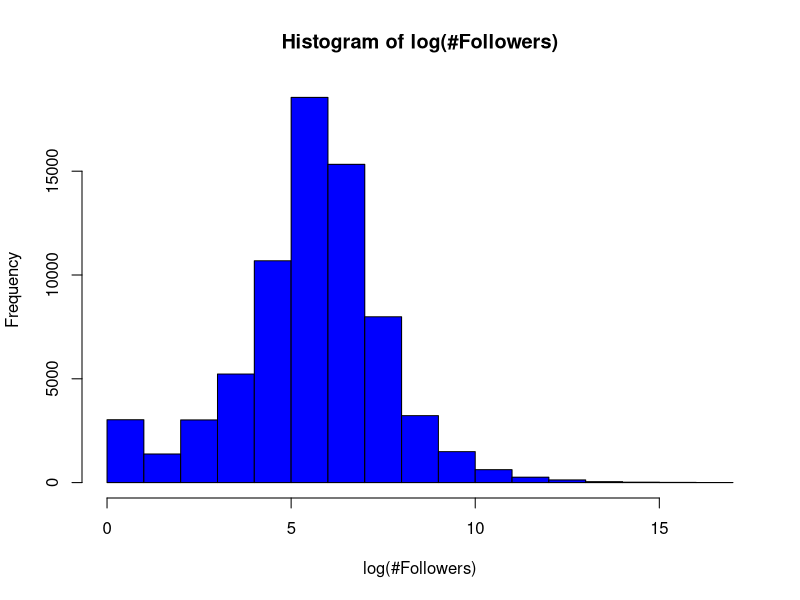
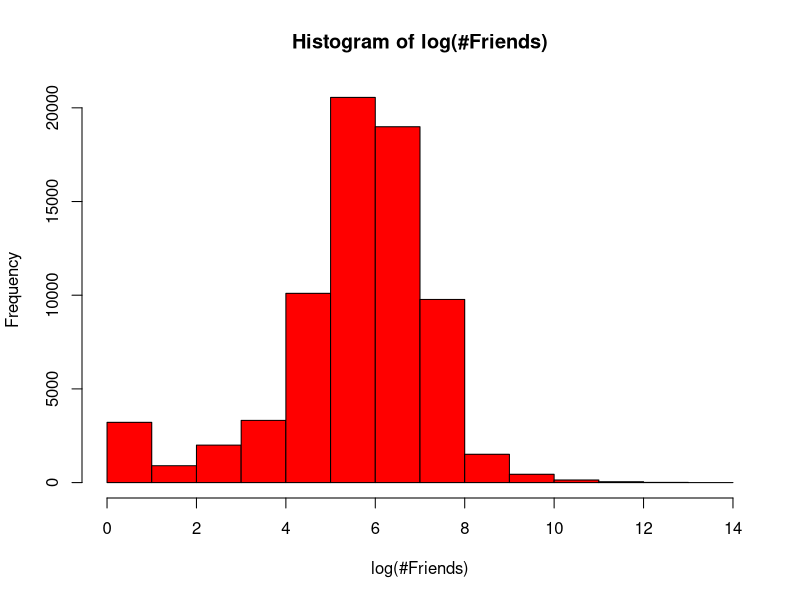
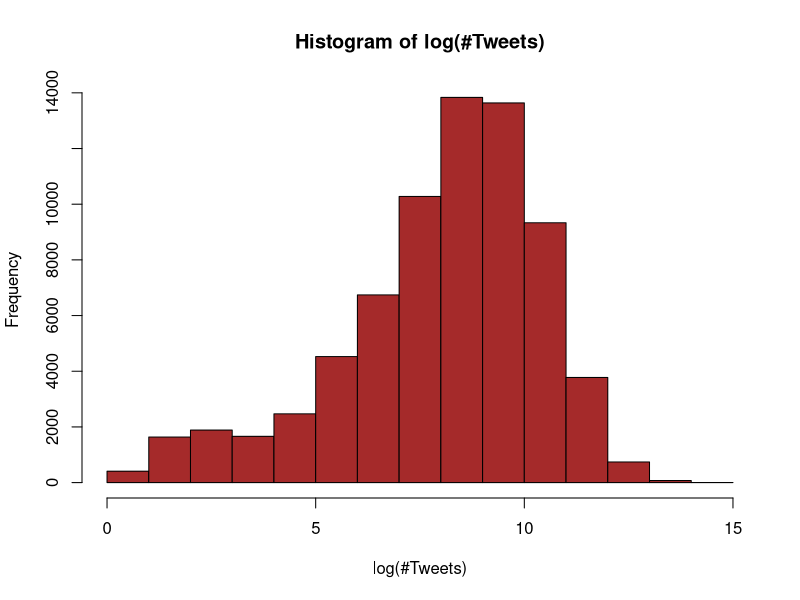
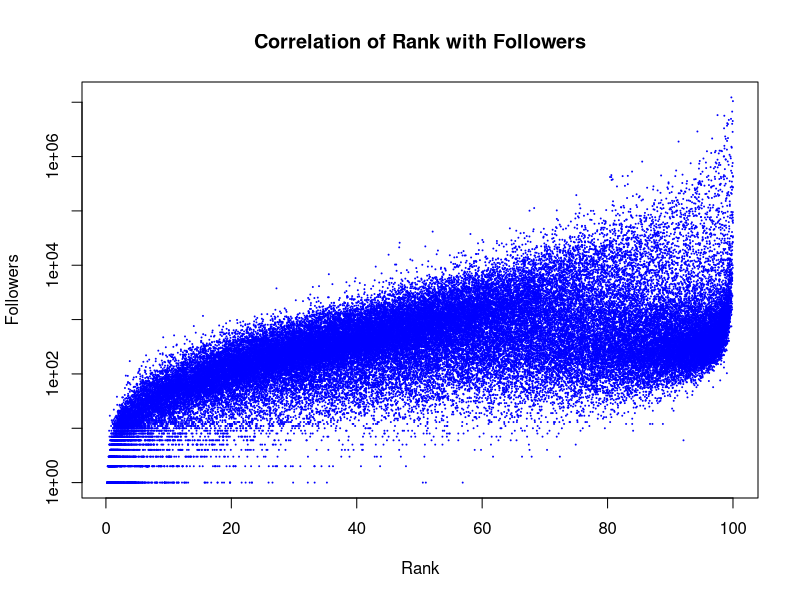
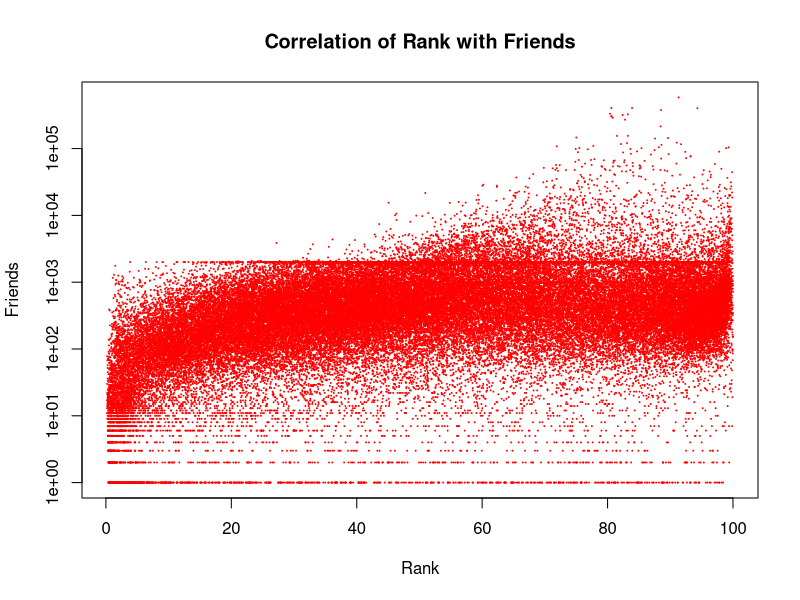
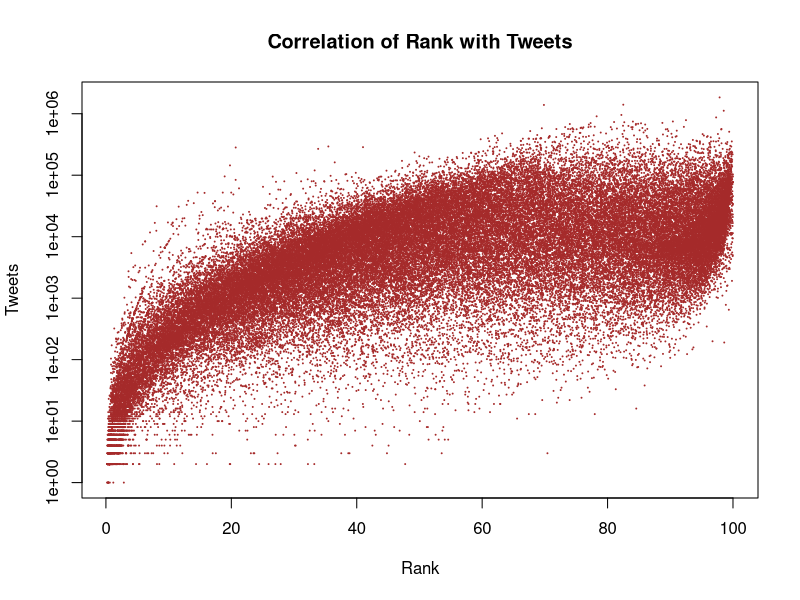
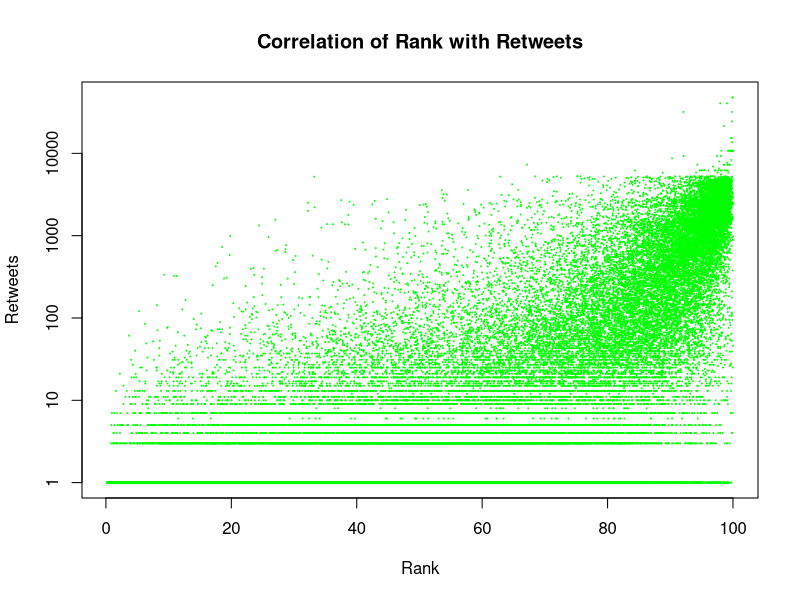

Write the R code that produced these figures, in order.
#' # MarketIQ Data Analysis Exercise #
#' This R script ranks Twitter users on a scale of 0-100 based on these metrics provided in the data.
#' write normal text in roxygen comments.
#' * Number of followers: Users who follow the Twitter handle.
#' * Number of friends: Number of users the Twitter handle follows.
#' * Tweets: Total number of tweets ever tweeted.
#' * Number of Retweets: Total number of combined retweets for all tweets coming from the handle.
#'
#' ## Introduction ##
#' The most popular way of ranking twitter users is to use a PageRank algorithm on the users' social network graph. 
#' However for that we need additional data like which users follows a particular user and which retweets relate to a particular tweet.
#' Since we do not have that data, we will start with very basic assumptions about the Twitter social network.
#' * Many followers should correlate to higher rank. 
#' * Many friends may not always imply high rank. Because many friends with few followers may indicate a spammer 
#'   which means lower rank.
#' * Many retweets is a very strong indicator of popularity. So it should imply higher rank.
#' * Many tweets may also imply higher rank but many tweets with few retweets may also indicate a spammer.
#'
#' With these assumptions, lets dive into our data analysis.

#' ## Initialization ##
#' Initialize random seed and load the given csv file into a data frame.

set.seed(123)
twitter_users <- read.csv("TwitterUsers.csv", stringsAsFactors = FALSE)

#' It makes sense to filter out users who have no followers or zero tweets to remove bots.
#' But since it did not change the analysis in the end, we decided to preserve them.

#' ## Distributon Analysis ##
#' Lets look at the distibution of followers count.
table(cut(twitter_users$Number.of.followers, breaks = 10, labels = FALSE))

#' As can be seen the distribution is very skewed because many people have few followers and 
#' few people have many followers. This is expected but now we will need to do log transformation
#' to fix this skew. Here is a plot of the resulting distribution. Note that we add 1 before taking the log
#' so that the zeros do not blow up our calculation.
hist(log(twitter_users$Number.of.followers + 1), col = "blue", 
     main = "Histogram of log(#Followers)", xlab = "log(#Followers)")

#' This is the familiar Gaussian distribution which simplifies our analysis.

#' The same skew is present in the other metrics as well so we do the same log transformation to other metrics 
#' and verify that the resulting distributions are also Gaussian.
hist(log(twitter_users$Number.of.friends + 1), col = "red", 
     main = "Histogram of log(#Friends)", xlab = "log(#Friends)")
hist(log(twitter_users$Tweets + 1), col = "brown", 
     main = "Histogram of log(#Tweets)", xlab = "log(#Tweets)")

#' ## Outline of Formula ##
#' Now that we have a bunch of nice Gaussians, here's the outline of our formula to rank users.
#' * First we will transform all metrics to their natural logs (after adding 1 so that zeros do not create problems)
#' * Then we will scale all log metrics to their z-scores. z_score = (x - mean) / sd. This ensures that for all
#'   metrics the mean is zero and the standard deviation is 1 which is the standard normal distribution.
#' * Then we will calculate a rank metric which will be a linear weighted combination of all scaled log metrics.
#'   Note that a linear combination of a Gaussian is also a Gaussian. We will also scale this metric so that it also
#'   follows a standard normal distribution with mean 0 and sd 1.
#' * Finally we will calculate a percentile value of the rank that is in the range 1..100. This will be our final rank.
#'
#' ## Global Population Statistics ##
#' First things first: Lets calculate the averages and standard deviations of all log metrics.
log_mean_followers <- mean(log(twitter_users$Number.of.followers + 1))
log_sd_followers <- sd(log(twitter_users$Number.of.followers + 1))

log_mean_friends <- mean(log(twitter_users$Number.of.friends + 1))
log_sd_friends <- sd(log(twitter_users$Number.of.friends + 1))

log_mean_tweets <- mean(log(twitter_users$Tweets + 1))
log_sd_tweets <- sd(log(twitter_users$Tweets + 1))

log_mean_retweets <- mean(log(twitter_users$Number.of.retweets + 1))
log_sd_retweets <- sd(log(twitter_users$Number.of.retweets + 1))

#' ## Rank Function ##
#' This is the rank function described above.
#' This function takes the number of followers, friends, tweets and retweets of a user (raw count NOT log)
#' along with a weight vector and returns a rank in the range 0...100 based on the above formula
rank_twitter_user <- function(followers = 0, friends = 0, 
                              tweets = 0, retweets = 0, 
                              weights = c(followers = 1, friends = 1, tweets = 1, retweets = 1)) {
  # this function simply calculates the z score after converting to log scale.
  log_z_score <- function(metric, log_mean = 0, log_sd = 1) {
    return((log(metric + 1) - log_mean) / log_sd)
  }
  
  followers <- log_z_score(followers, log_mean_followers, log_sd_followers)
  friends <- log_z_score(friends, log_mean_friends, log_sd_friends)
  tweets <- log_z_score(tweets, log_mean_tweets, log_sd_tweets)
  retweets <- log_z_score(retweets, log_mean_retweets, log_sd_retweets)
  
  # rank is a linear weighted combination of other gaussians.
  # we normalize it by dividing it with root-sum-squared sd.
  rank <- (weights["followers"] * followers + 
             weights["friends"] * friends + 
             weights["tweets"] * tweets +
             weights["retweets"] * retweets) / sqrt(sum(weights ^ 2))
  # pnorm function calculates the percentile of normal distribution
  # pnorm is in range 0..1 so we multiply by 100.
  return(100 * pnorm(rank)) 
}

#' ## Evaluation ##
#' Notice that the default weight vector is all 1s. we did not hard code the weights but instead they are passed as parameters. 
#' This makes the equation customizable. e.g. Lets try these weights
weights <- c(followers = 1.5, friends = -0.5, tweets = 1, retweets = 2)

#' This corresponds to the equation:
#' 
#' `rank = 1.5 * followers - 0.5 * friends + 1 * tweets + 2 * retweets`
#'
#' All variables on the right hand side are scaled logarithmic. Basically it means we are giving the highest weight to retweets
#' and negative weight to friends (see the initial assumptions for why this is so).

#' Lets calculate the rank of all the users in the data frame.
twitter_users$rank <- rank_twitter_user(followers = twitter_users$Number.of.followers,
                                        friends = twitter_users$Number.of.friends,
                                        tweets = twitter_users$Tweets,
                                        retweets = twitter_users$Number.of.retweets,
                                        weights = weights)

#' Top users with respect to their ranks.
head(twitter_users[order(-twitter_users$rank), ])

#' It would be interesting to look at a few plots to see how the rank varies with different metrics.
plot(twitter_users$rank, twitter_users$Number.of.followers + 1, log = "y", cex = .1, col = "blue", 
     xlab = "Rank", ylab = "Followers", main = "Correlation of Rank with Followers")
plot(twitter_users$rank, twitter_users$Number.of.friends + 1, log = "y", cex = .1, col = "red", 
     xlab = "Rank", ylab = "Friends", main = "Correlation of Rank with Friends")
plot(twitter_users$rank, twitter_users$Tweets + 1, log = "y", cex = .1, col = "brown",
     xlab = "Rank", ylab = "Tweets", main = "Correlation of Rank with Tweets")
plot(twitter_users$rank, twitter_users$Number.of.retweets + 1, log = "y", cex = .1, col = "green", 
     xlab = "Rank", ylab = "Retweets", main = "Correlation of Rank with Retweets")

#' The plots show that the rank varies with a positive correlation with all metrics. If needed the weights can be tweaked
#' to give more importance to a particular metric. 